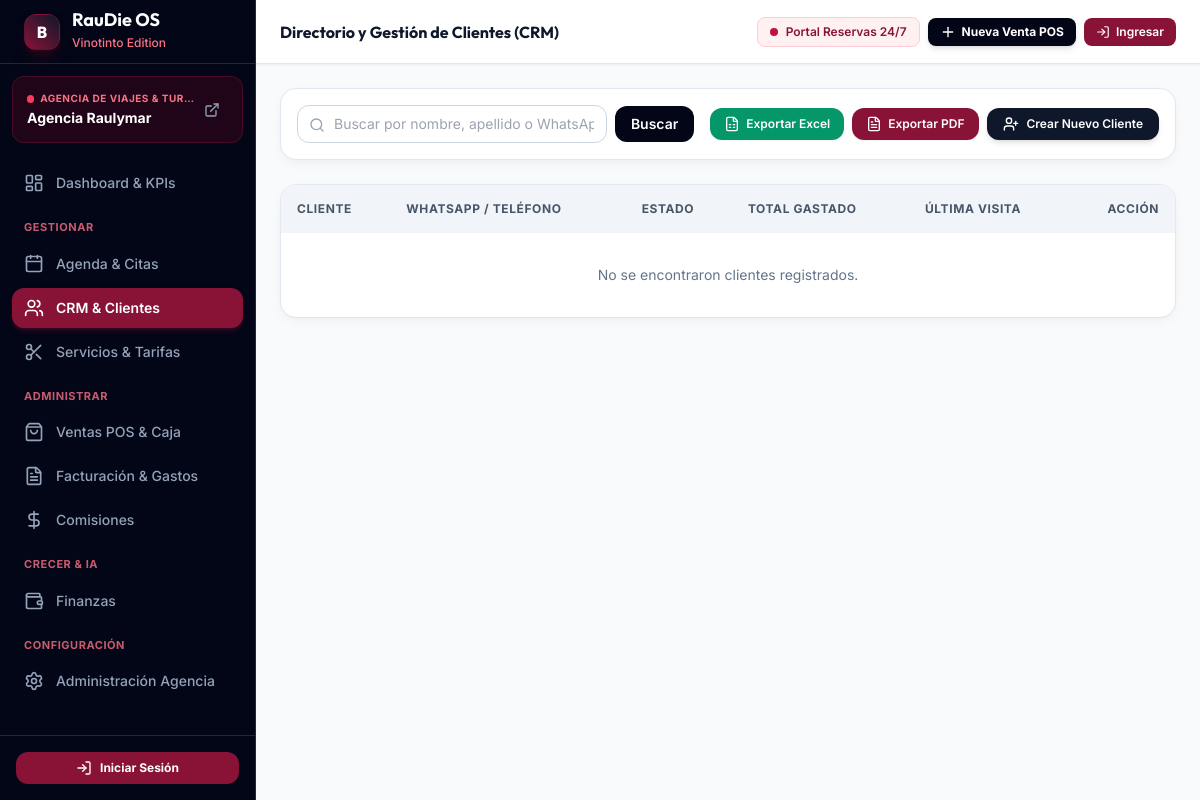
Before: /crm/clientes/ with the older database file.
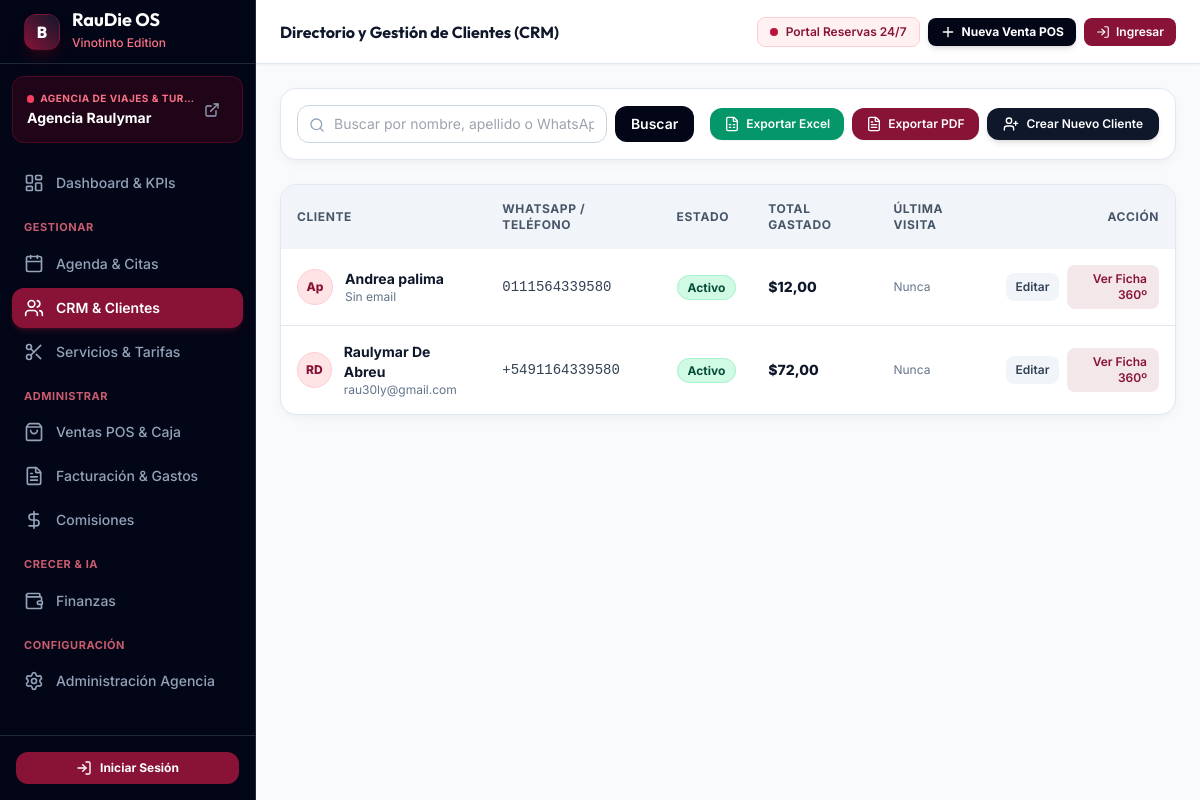
After: the same page with the newer database file.
### apps/business/models.py (models this page shows, shortened)
class Business(TimeStampedModel):
    BUSINESS_TYPE_CHOICES = [
        ('MARKETING', 'Agencia Digital & Marketing'),
        ('REAL_ESTATE', 'Agencia Inmobiliaria / Bienes Raíces'),
        ('TRAVEL', 'Agencia de Viajes & Turismo'),
        ('CONSULTING', 'Agencia de Consultoría & Servicios'),
        ('HEALTH_BEAUTY', 'Salud, Estética & Spa'),
        ('RETAIL_OTHER', 'Comercio & Servicios Generales'),
    ]
    name = models.CharField(max_length=200, verbose_name="Nombre del Negocio")
    slug = models.SlugField(max_length=200, unique=True, verbose_name="URL de Reservas (Slug)")
    tax_id = models.CharField(max_length=50, blank=True, null=True, verbose_name="RUT / RFC / NIF")
    email = models.EmailField(verbose_name="Email de contacto")
    phone = models.CharField(max_length=50, verbose_name="Teléfono / WhatsApp")
    address = models.TextField(blank=True, null=True, verbose_name="Dirección Principal")
    logo_url = models.URLField(blank=True, null=True, verbose_name="URL de Logo")
    currency = models.CharField(max_length=10, default="$", verbose_name="Símbolo de Moneda")
    branding_color = models.CharField(max_length=20, default="#881337", verbose_name="Color de Marca (Hex)")
    business_type = models.CharField(max_length=30, choices=BUSINESS_TYPE_CHOICES, default='MARKETING', verbose_name="Tipo de Agencia / Negocio")
    primary_goal = models.CharField(max_length=255, default="Captar clientes y automatizar ventas", verbose_name="Objetivo Principal")
    TIME_FORMAT_CHOICES = [
        ('12h', '12 Horas (ej: 09:00 AM / 09:00 PM)'),
        ('24h', '24 Horas (ej: 09:00 / 21:00)'),
    ]
    enabled_modules = models.JSONField(default=list, blank=True, verbose_name="Módulos Habilitados")
    onboarding_completed = models.BooleanField(default=False, verbose_name="Onboarding Completado")
    time_format = models.CharField(max_length=10, choices=TIME_FORMAT_CHOICES, default='12h', verbose_name="Formato de Hora")
    allow_editing_client_history = models.BooleanField(default=True, verbose_name="Permitir editar el historial de servicios de clientes")
    class Meta:
        verbose_name = "Negocio"
        verbose_name_plural = "Negocios"

### apps/crm/models.py (models this page shows, shortened)
class Client(TimeStampedModel):
    STATUS_CHOICES = [
        ('ACTIVE', 'Activo'),
        ('INACTIVE', 'Inactivo (+60 días)'),
        ('VIP', 'Cliente Frecuente / VIP'),
        ('PROSPECT', 'Prospecto'),
    ]
    business = models.ForeignKey(Business, on_delete=models.CASCADE, related_name="clients")
    first_name = models.CharField(max_length=100, verbose_name="Nombre")
    last_name = models.CharField(max_length=100, verbose_name="Apellido")
    email = models.EmailField(blank=True, null=True, verbose_name="Email")
    phone = models.CharField(max_length=50, verbose_name="Teléfono / WhatsApp")
    tax_id = models.CharField(max_length=50, blank=True, null=True, verbose_name="DNI / Número de Identidad")
    address = models.TextField(blank=True, null=True, verbose_name="Dirección")
    birth_date = models.DateField(blank=True, null=True, verbose_name="Fecha de Nacimiento")
    status = models.CharField(max_length=20, choices=STATUS_CHOICES, default='ACTIVE')
    notes = models.TextField(blank=True, null=True, verbose_name="Notas y Preferencias")
    total_spent = models.DecimalField(max_digits=12, decimal_places=2, default=0.00, verbose_name="Total Gastado")
    last_visit = models.DateTimeField(blank=True, null=True, verbose_name="Última Visita")
    class Meta:
        verbose_name = "Cliente"
        verbose_name_plural = "Clientes"
        ordering = ['-created_at']
    @property
    def full_name(self):
        return f"{self.first_name} {self.last_name}"

### apps/crm/views.py (the view)
# urls.py: path('clientes/', views.client_list_view, name='client_list'),
def client_list_view(request):
    business = getattr(request, 'current_business', None) or Business.objects.first()
    query = request.GET.get('q', '')
    clients = Client.objects.filter(business=business) if business else []
    if query:
        clients = clients.filter(first_name__icontains=query) | clients.filter(last_name__icontains=query) | clients.filter(phone__icontains=query)
    return render(request, 'crm/client_list.html', {
        'business': business,
        'clients': clients,
        'query': query
    })

### apps/business/context_processors.py (called while the page is built)
def business_context(request):
    business = None
    if request.user.is_authenticated and hasattr(request.user, 'business') and request.user.business:
        business = request.user.business
    else:
        business = Business.objects.first()
    all_module_keys = ['crm', 'agenda', 'booking', 'invoicing', 'pos', 'inventory', 'commissions', 'ai_engine', 'marketing']
    modules_enabled = {}
    if business:
        enabled_list = business.enabled_modules or all_module_keys
        for key in all_module_keys:
            modules_enabled[key] = (key in enabled_list) if enabled_list else True
    else:
        for key in all_module_keys:
            modules_enabled[key] = True
    return {
        'current_business': business,
        'modules_enabled': modules_enabled,
        'business_type_display': business.get_business_type_display() if business else 'Agencia'
    }

### templates/crm/client_list.html (shortened to what the changed rows need)
{% extends 'base.html' %}
{% block header_title %}Directorio y Gestión de Clientes (CRM){% endblock %}
{% block content %}
<div class="space-y-6">
    <div class="glass-card rounded-2xl overflow-hidden border border-slate-200">
        <div class="overflow-x-auto">
            <table class="w-full text-left text-sm">
                <thead class="bg-slate-100 text-slate-600 text-xs uppercase tracking-wider">
                    <tr>
                        <th class="p-4">Cliente</th>
                        <th class="p-4">WhatsApp / Teléfono</th>
                        <th class="p-4">Estado</th>
                        <th class="p-4">Total Gastado</th>
                        <th class="p-4">Última Visita</th>
                        <th class="p-4 text-right">Acción</th>
                    </tr>
                </thead>
                <tbody class="divide-y divide-slate-200">
                    {% for client in clients %}
                    <tr class="hover:bg-slate-50 transition">
                        <td class="p-4 font-bold text-slate-900 flex items-center gap-3">
                            <div class="w-9 h-9 rounded-full bg-rose-100 text-rose-900 font-extrabold flex items-center justify-center text-xs border border-rose-200">
                                {{ client.first_name|slice:":1" }}{{ client.last_name|slice:":1" }}
                            </div>
                            <div>
                                <a href="{% url 'client_detail' client.id %}" class="hover:text-rose-900 transition">{{ client.full_name }}</a>
                                <p class="text-xs text-slate-500 font-normal">{% if client.email %}{{ client.email }}{% else %}Sin email{% endif %}</p>
                            </div>
                        </td>
                        <td class="p-4 text-slate-700 font-mono">{{ client.phone }}</td>
                        <td class="p-4">
                            {% if client.status == 'VIP' %}
                            <span class="px-2.5 py-1 rounded-full text-xs font-bold bg-amber-100 text-amber-900 border border-amber-200">VIP / Frecuente</span>
                            {% elif client.status == 'INACTIVE' %}
                            <span class="px-2.5 py-1 rounded-full text-xs font-bold bg-rose-100 text-rose-900 border border-rose-200">Inactivo (+60 días)</span>
                            {% else %}
                            <span class="px-2.5 py-1 rounded-full text-xs font-bold bg-emerald-100 text-emerald-900 border border-emerald-200">Activo</span>
                            {% endif %}
                        </td>
                        <td class="p-4 font-extrabold text-slate-900">{{ business.currency }}{{ client.total_spent }}</td>
                        <td class="p-4 text-slate-500 text-xs">{% if client.last_visit %}{{ client.last_visit|date:"Y-m-d" }}{% else %}Nunca{% endif %}</td>
                        <td class="p-4 text-right flex items-center justify-end gap-2">
                            <a href="{% url 'client_edit' client.id %}" class="px-2.5 py-1.5 rounded-lg bg-slate-100 hover:bg-slate-200 text-slate-700 text-xs font-semibold transition">
                                Editar
                            </a>
                            <a href="{% url 'client_detail' client.id %}" class="px-3 py-1.5 rounded-lg bg-rose-900/10 hover:bg-rose-900 text-rose-900 hover:text-white text-xs font-semibold transition">
                                Ver Ficha 360º
                            </a>
                        </td>
                    </tr>
                    {% empty %}
                    <tr>
                        <td colspan="6" class="p-8 text-center text-slate-500">No se encontraron clientes registrados.</td>
                    </tr>
                    {% endfor %}
                </tbody>
            </table>
        </div>
    </div>
</div>
{% endblock %}

### templates/base.html (shortened to what the changed rows need)
<!DOCTYPE html>
<html lang="es" class="h-full bg-slate-50 text-slate-900">
<head>
    <script src="https://cdn.tailwindcss.com"></script>
</head>
<body class="h-full font-sans antialiased bg-slate-50 text-slate-900 flex flex-col md:flex-row custom-scrollbar">
    <aside class="w-64 h-screen sticky top-0 bg-slate-950 border-r border-slate-800 flex flex-col justify-between hidden md:flex shrink-0 overflow-hidden">
        <div class="flex flex-col flex-1 min-h-0">
            <div class="h-16 flex items-center px-6 border-b border-slate-800 justify-between shrink-0">
                <div class="flex items-center gap-3">
                    <div>
                        <h1 class="font-display font-bold text-lg text-white leading-none">RauDie OS</h1>
                    </div>
                </div>
            </div>
            {% if current_business %}
            <div class="p-3.5 mx-3 my-3 rounded-xl bg-rose-950/40 border border-rose-900/40 flex items-center justify-between shrink-0">
                <div class="truncate">
                    <div class="flex items-center gap-1.5">
                        <span class="w-2 h-2 rounded-full bg-rose-500 animate-pulse"></span>
                        <p class="text-[10px] font-bold text-rose-400 uppercase tracking-wider truncate">{{ business_type_display }}</p>
                    </div>
                    <p class="text-sm font-bold text-white truncate mt-0.5">{{ current_business.name }}</p>
                </div>
                {% if modules_enabled.booking %}
                <a href="{% url 'public_booking' current_business.slug %}" target="_blank" title="Ver Portal Público 24/7" class="p-2 text-slate-400 hover:text-rose-400 hover:bg-slate-800 rounded-lg transition">
                    <i data-lucide="external-link" class="w-4 h-4"></i>
                </a>
                {% endif %}
            </div>
            {% endif %}
        </div>
    </aside>
    <div class="flex-1 flex flex-col min-w-0 min-h-screen md:h-screen overflow-x-hidden">
        <header class="h-16 bg-white border-b border-slate-200 flex items-center justify-between px-3 sm:px-6 shrink-0 shadow-sm sticky top-0 z-30">
            <div class="flex items-center gap-2 min-w-0 flex-1 mr-2">
                <h2 class="text-xs sm:text-base font-bold text-slate-900 font-display truncate">{% block header_title %}Panel Principal{% endblock %}</h2>
            </div>
        </header>
        <main class="flex-1 overflow-y-auto p-3.5 sm:p-6 custom-scrollbar bg-slate-50">
            {% block content %}{% endblock %}
        </main>
    </div>
</body>
</html>

Changed rows visible on the page:
added Client: first_name "A", last_name "p", full_name "Andrea palima", email "Sin email", phone "0111564339580", status "Activo", {{ business.currency }} "$", total_spent "12,00", shows "Nunca"
added Client: first_name "R", last_name "D", full_name "Raulymar De Abreu", email "rau30ly@gmail.com", phone "+5491164339580", status "Activo", {{ business.currency }} "$", total_spent "72,00", shows "Nunca"
Other visible differences:
text no longer shown: "No se encontraron clientes registrados."
